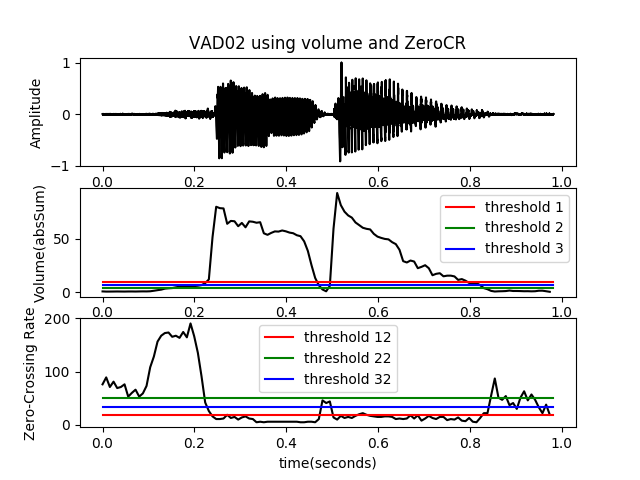

Here is the Python script that generated this plot:
import wave
import numpy as np
import matplotlib.pyplot as plt
import Volume as vp
from ZeroCR import ZeroCR

fw = wave.open('../sounds/sunday.wav','r')
params = fw.getparams()
nchannels, sampwidth, framerate, nframes = params[:4]
strData = fw.readframes(nframes)
waveData = np.fromstring(strData, dtype=np.int16)
waveData = waveData*1.0/max(abs(waveData))  # normalization
fw.close()

frameSize = 256
overLap = 128
vol = vp.calVolume(waveData,frameSize,overLap)
zcr = ZeroCR(waveData,frameSize,overLap)
threshold1 = max(vol)*0.10
threshold2 = min(vol)*10.0
threshold3 = max(vol)*0.05+min(vol)*5.0
threshold12 = max(zcr)*0.10
threshold22 = min(zcr)*10.0
threshold32 = max(zcr)*0.05+min(zcr)*5.0

time = np.arange(0,nframes) * (1.0/framerate)
vols = np.arange(0,len(vol)) * (nframes*1.0/len(vol)/framerate)
zcrs = np.arange(0,len(zcr))*(nframes*1.0/len(zcr)/framerate)
end = nframes * (1.0/framerate)
plt.subplot(311)
plt.title("VAD02 using volume and ZeroCR")
plt.plot(time,waveData,color="black")
plt.ylabel('Amplitude')

plt.subplot(312)
plt.plot(vols,vol,color="black")
plt.plot([0,end],[threshold1,threshold1],'-r', label="threshold 1")
plt.plot([0,end],[threshold2,threshold2],'-g', label="threshold 2")
plt.plot([0,end],[threshold3,threshold3],'-b', label="threshold 3")
plt.legend()
plt.ylabel('Volume(absSum)')

plt.subplot(313)
plt.plot(zcrs,zcr,color="black")
plt.plot([0,end],[threshold12,threshold12],'-r', label="threshold 12")
plt.plot([0,end],[threshold22,threshold22],'-g', label="threshold 22")
plt.plot([0,end],[threshold32,threshold32],'-b', label="threshold 32")
plt.legend()
plt.ylabel('Zero-Crossing Rate')
plt.xlabel('time(seconds)')
plt.savefig("VAD02")
plt.show()
